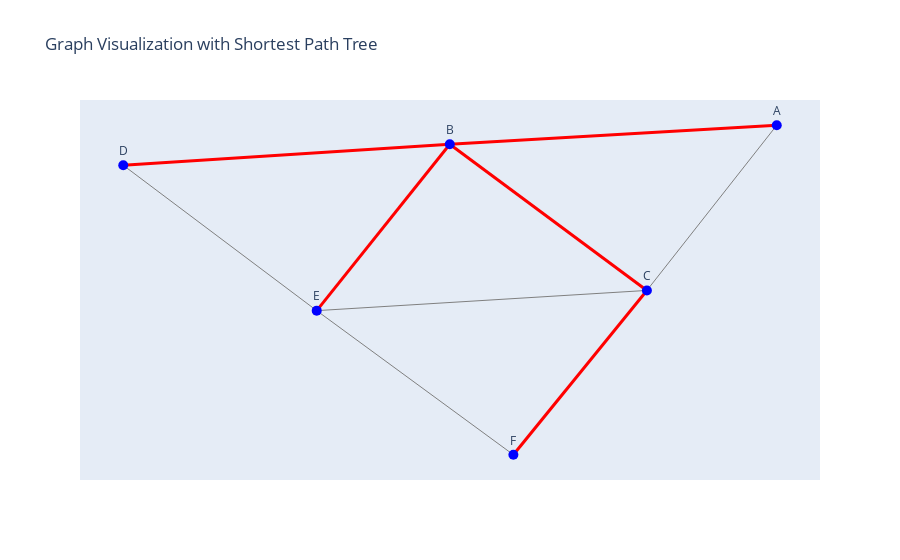

This figure's notebook cell:
### Code cell
import plotly.graph_objects as go
import igraph as ig

# Create the graph
g = ig.Graph.Weighted_Adjacency(df.to_numpy().tolist(), mode="undirected")

# Get node positions using a layout
layout = g.layout("kamada_kawai")
positions = {idx: pos for idx, pos in enumerate(layout)}


# Extract edges and weights
edges = g.get_edgelist()
weights = g.es["weight"]

# Function to reconstruct shortest path tree
def shortest_path_tree(predecessors):
    tree_edges = set()
    n = len(df)
    for v in range(n):
        for u in range(n):
            if u != v and predecessors[u, v] != -9999:
                parent = predecessors[u, v]
                while parent != u:
                    tree_edges.add((min(parent, v), max(parent, v)))
                    v, parent = parent, predecessors[u, parent]
    return tree_edges

# Compute shortest path tree
shortest_tree_edges = shortest_path_tree(predecessors)

# Plot
fig = go.Figure()

# Add edges
for (src, dst), weight in zip(edges, weights):
    x0, y0 = positions[src]
    x1, y1 = positions[dst]
    color = "red" if (min(src, dst), max(src, dst)) in shortest_tree_edges else "gray"
    width = 3 if color == "red" else 1
    fig.add_trace(go.Scatter(
        x=[x0, x1, None], y=[y0, y1, None],
        line=dict(width=width, color=color),
        hoverinfo="text",
        text=f"{df.index[src]} ↔ {df.index[dst]} ({weight})",
        mode="lines"
    ))

# Add nodes
fig.add_trace(go.Scatter(
    x=[pos[0] for pos in positions.values()],
    y=[pos[1] for pos in positions.values()],
    mode="markers+text",
    marker=dict(size=10, color="blue"),
    text=[df.index[idx] for idx in positions],
    textposition="top center"
))

fig.update_layout(
    showlegend=False,
    title="Graph Visualization with Shortest Path Tree",
    xaxis=dict(showgrid=False, zeroline=False, showticklabels=False),
    yaxis=dict(showgrid=False, zeroline=False, showticklabels=False)
)

fig.show()

### Figure 1 — Plotly figure (JSON) as saved in the notebook; plotly's stock layout.template omitted (floating-point values rounded to 4 significant figures)
{"data": [{"hoverinfo": "text", "line": {"color": "red", "width": 3}, "mode": "lines", "text": "A ↔ B (6.0)", "type": "scatter", "x": [1.204, -0.04009, null], "y": [0.8941, 0.7622, null]}, {"hoverinfo": "text", "line": {"color": "gray", "width": 1}, "mode": "lines", "text": "A ↔ C (7.0)", "type": "scatter", "x": [1.204, 0.71, null], "y": [0.8941, -0.2554, null]}, {"hoverinfo": "text", "line": {"color": "red", "width": 3}, "mode": "lines", "text": "B ↔ C (1.0)", "type": "scatter", "x": [-0.04009, 0.71, null], "y": [0.7622, -0.2554, null]}, {"hoverinfo": "text", "line": {"color": "red", "width": 3}, "mode": "lines", "text": "B ↔ D (4.0)", "type": "scatter", "x": [-0.04009, -1.283, null], "y": [0.7622, 0.6155, null]}, {"hoverinfo": "text", "line": {"color": "red", "width": 3}, "mode": "lines", "text": "B ↔ E (3.0)", "type": "scatter", "x": [-0.04009, -0.5464, null], "y": [0.7622, -0.3962, null]}, {"hoverinfo": "text", "line": {"color": "gray", "width": 1}, "mode": "lines", "text": "C ↔ E (2.0)", "type": "scatter", "x": [0.71, -0.5464, null], "y": [-0.2554, -0.3962, null]}, {"hoverinfo": "text", "line": {"color": "red", "width": 3}, "mode": "lines", "text": "C ↔ F (1.0)", "type": "scatter", "x": [0.71, 0.202, null], "y": [-0.2554, -1.399, null]}, {"hoverinfo": "text", "line": {"color": "gray", "width": 1}, "mode": "lines", "text": "D ↔ E (5.0)", "type": "scatter", "x": [-1.283, -0.5464, null], "y": [0.6155, -0.3962, null]}, {"hoverinfo": "text", "line": {"color": "gray", "width": 1}, "mode": "lines", "text": "E ↔ F (3.0)", "type": "scatter", "x": [-0.5464, 0.202, null], "y": [-0.3962, -1.399, null]}, {"marker": {"color": "blue", "size": 10}, "mode": "markers+text", "text": ["A", "B", "C", "D", "E", "F"], "textposition": "top center", "type": "scatter", "x": [1.204, -0.04009, 0.71, -1.283, -0.5464, 0.202], "y": [0.8941, 0.7622, -0.2554, 0.6155, -0.3962, -1.399]}], "layout": {"showlegend": false, "title": {"text": "Graph Visualization with Shortest Path Tree"}, "xaxis": {"showgrid": false, "showticklabels": false, "zeroline": false}, "yaxis": {"showgrid": false, "showticklabels": false, "zeroline": false}}}
